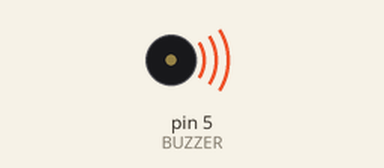
Simulated run of this sketch. Board: Arduino Uno, built with avr-gcc and run on an emulated ATmega328P. On the bench: buzzer (waves = sounding).

Above: at 0.1 s.
Timing chart, 0 to 1.6 s (numbered marks = the images above):
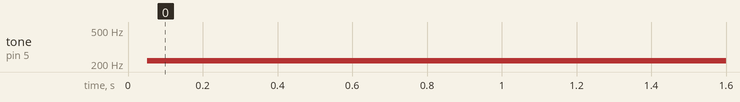

The sketch:

Potential_Music.ino
```cpp
#define BUZZER 5

void setup()
{
  // put your setup code here, to run once:
  pinMode(BUZZER, OUTPUT);
}

void loop()
{
  digitalWrite(BUZZER, LOW);
  delayMicroseconds(2273);
  digitalWrite(BUZZER, HIGH);
  delayMicroseconds(2273);
}
```

Measured:
- by itself, tone on pin 5 (BUZZER): silent → 219 Hz at 0.05 s
